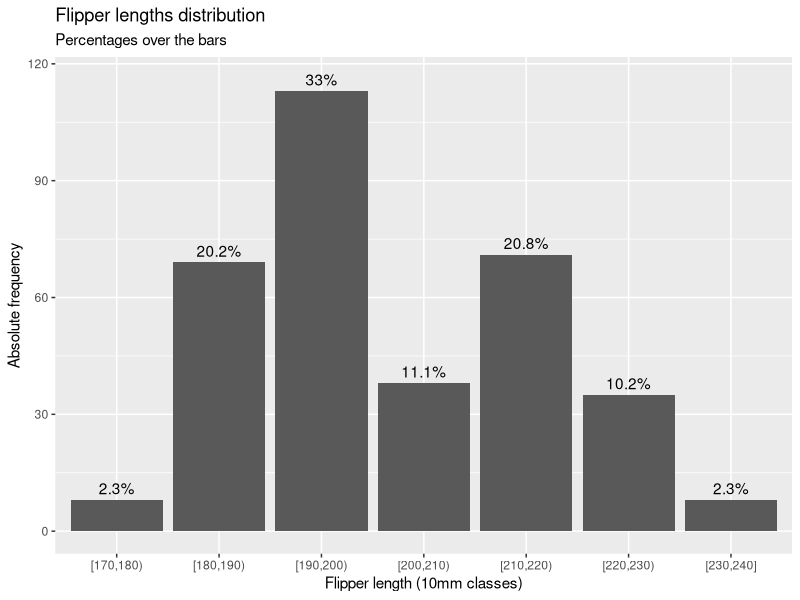

This chart was generated by the following R code:
# A. In the penguins dataset, transform a numeric variable to a categorical one
# by aggregating values into classes. Consider the flipper length variable and 
# create 10mm wide classes using the cut() funtcion (hint: use the range() funtcion
# to determine the min and max values of the variable, then define a sequence for the
# cuts).
install.packages("ggplot2")
library(palmerpenguins)
library(ggplot2)

data("penguins")

flipper <- penguins$flipper_length_mm[!is.na(penguins$flipper_length_mm)]
range(flipper)

# create 10mm wide classes
classes <- seq(170, 240, 10) 

flipper_cut <- cut(flipper, breaks = classes,
                   include.lowest = TRUE, right = FALSE)

head(flipper_cut)

# B. Use the table() function on the new variable generated by cut(). Then 
# transform it into a data.frame object. Rename the columns accordingly using
# the colnamse() function (hint: the second column correspond to the absolute 
# frequencies).
flipper_df <- data.frame(table(flipper_cut))
colnames(flipper_df) <- c("flipper_length_mm", "absolute_freq")

# C. Add the columns for: relative frequencies, cumulative absolute frequencies 
# and cumulative relative frequencies.
flipper_df$relative_freq <- flipper_df$absolute_freq / sum(flipper_df$absolute_freq)
flipper_df$cumulative_absolute_freq <- cumsum(flipper_df$absolute_freq)
flipper_df$cumulative_relative_freq <- cumsum(flipper_df$relative_freq) 

# D. Use the geom_col() function to plot the frequency of each class. Then, using
# the geom_text(aes(label = ...)) function, add the relative frequency as a percentage
# above each column (hint: substitute the ... with the relative frequency values. Use
# the round() function to choose the appropriate number of digits).

# png("./plots/flipper_lengths_distribution")
ggplot(flipper_df, aes(x = flipper_length_mm, y = absolute_freq)) +
  geom_col() +
  geom_text(aes(label = paste0(
    round(relative_freq * 100, digits = 1), "%")),
    nudge_y = 3) +
  labs(x = "Flipper length (10mm classes)",
       y = "Absolute frequency",
       title = "Flipper lengths distribution",
       subtitle = "Percentages over the bars")
# dev.off()


    
    






